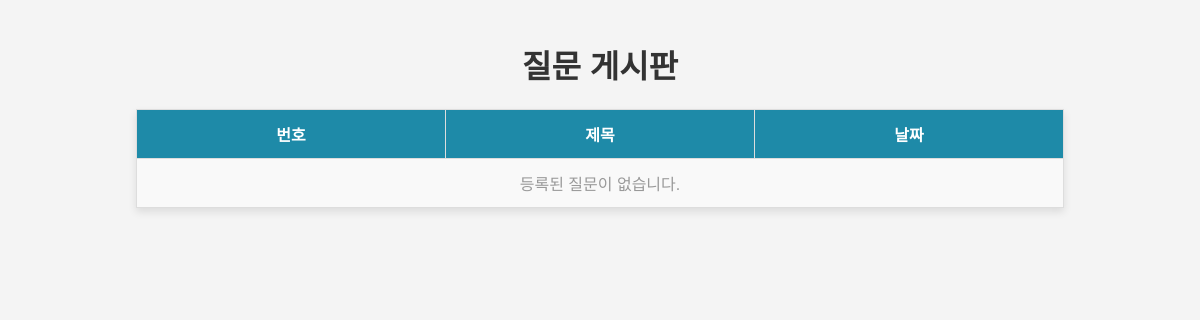
The page /qlist on the database as committed earlier.
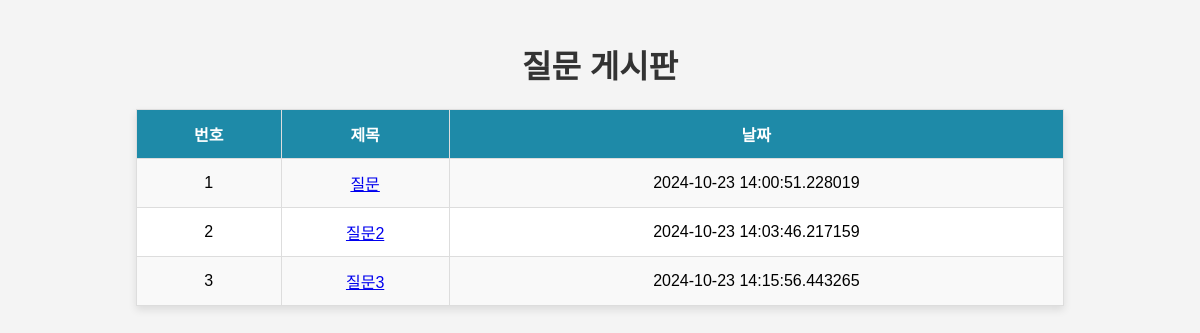
The same page on the database as committed later.
### DBWEB/models/models.py (models this page shows)
class Question(DB.Model):
    id = DB.Column(DB.Integer, primary_key=True)
    subject = DB.Column(DB.String(200), nullable=False)
    content = DB.Column(DB.Text(), nullable=False)
    create_date = DB.Column(DB.DateTime(), nullable=False)

### DBWEB/views/main_view.py (the view)
@mainBP.route("/qlist")
def printList():
    q_list=Question.query.all()
    return render_template('question_list.html', question_list=q_list)

### DBWEB/templates/question_list.html (shortened to what this page needs)
<!DOCTYPE html>
<html lang="en">
<head>
</head>
<body>
    <h1>질문 게시판</h1>
    <table>
        <tr>
            <th>번호</th>
            <th>제목</th>
            <th>날짜</th>
        </tr>
        {% if question_list %}
            {% for question in question_list %}
            <tr>
                <td> {{question.id}}</td>
                <td><a href="{{ url_for('question.detail', question_id=question.id) }}">{{question.subject}}</a></td>
                <td> {{question.create_date}}</td>
            </tr>
            {% endfor %}
        {% else %}
        <tr>
            <td class="msg" colspan="4">등록된 질문이 없습니다.</td>
        </tr>
        {% endif %}
    </table>
    <br><br>
</body>
</html>

### DBWEB/templates/question_list.html (style rules this page uses)
body { font-family: Arial, sans-serif; background-color: #f4f4f4; margin: 0; padding: 20px; }
h1 { text-align: center; color: #333; }
table { width: 80%; margin: 20px auto; border-collapse: collapse; background-color: #fff; box-shadow: 0 4px 8px rgba(0, 0, 0, 0.1); }
th, td { padding: 12px; border: 1px solid #ddd; text-align: center; }
th { background-color: #1e8aa8; color: white; }
tr:nth-child(even) { background-color: #f9f9f9; }

Rows that differ between the two databases and show on the page:
added Question: id "1", subject "질문", create_date "2024-10-23 14:00:51.228019"
added Question: id "2", subject "질문2", create_date "2024-10-23 14:03:46.217159"
added Question: id "3", subject "질문3", create_date "2024-10-23 14:15:56.443265"
Other text that changed with them:
text no longer shown: "등록된 질문이 없습니다."
